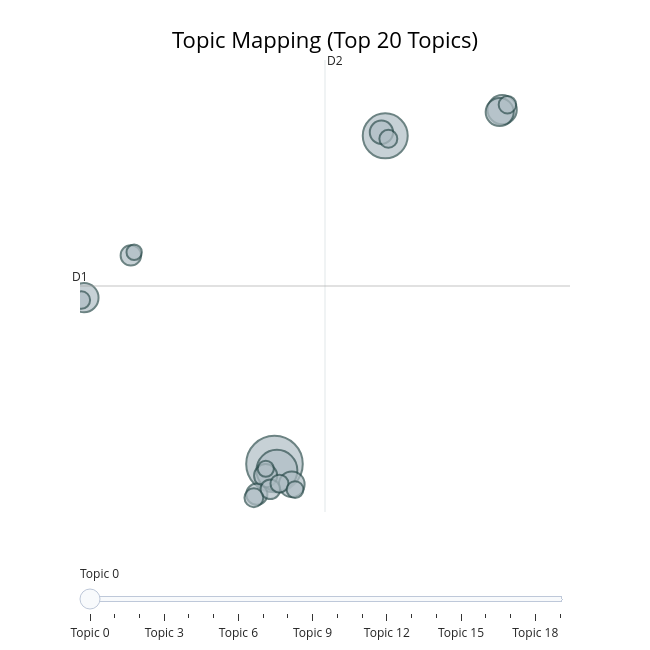

Write notebook code for a chart like this one.
### Markdown cell above
### 7.2 Topic maps and similarity

### Code cell
# Two-dimensional overview of the 20 most prevalent topics.
fig = topic_model.visualize_topics(
    custom_labels=True,
    title="Topic Mapping (Top 20 Topics)",
    top_n_topics=20,
)
fig

### Figure 1 — Plotly figure (JSON) as saved in the notebook; plotly's stock layout.template omitted (floating-point values rounded to 4 significant figures)
{"data": [{"customdata": [[0, "Software Architecture Decisions and Data Persistence", 407], [1, "Frontend architecture and UI component redesign", 257], [2, "Architectural Decision Records (ADR) Generation and Documentation", 213], [3, "Kubernetes ingress and resource management strategies", 109], [4, "Software Release Management and Branching Strategies", 108], [5, "Containerized CI/CD workflows and deployment processes", 100], [6, "API Design, Versioning, and Specification Management", 84], [7, "Software Testing Strategies and Database Handling", 69], [8, "Blockchain Evidence and Consensus Mechanisms", 68], [9, "Cosmos SDK Module Interactions and Encoding Strategies", 57], [10, "User Authentication and Authorization Mechanisms", 53], [11, "AWS S3-Based File Uploads and Access Control", 49], [12, "Elektra Plugin Architecture and Customization Strategies", 45], [13, "Python version support and migration strategies", 41], [14, "Advanced Search Architecture and Indexing Strategies", 41], [15, "Wikibase Architecture, Releases, Security, and Maintenance", 39], [16, "Secrets management and secure configuration storage", 39], [17, "Software Licensing and Data Storage in TOSCA-Based Systems", 36], [18, "Cassandra Mailbox Data Model and Consistency Challenges", 33], [19, "SAML-based Verify Service Provider Architecture and Testing", 30]], "hovertemplate": "<b>Topic %{customdata[0]}</b><br>%{customdata[1]}<br>Size: %{customdata[2]}", "legendgroup": "", "marker": {"color": "#B0BEC5", "line": {"color": "DarkSlateGrey", "width": 2}, "size": [407, 257, 213, 109, 108, 100, 84, 69, 68, 57, 53, 49, 45, 41, 41, 39, 39, 36, 33, 30], "sizemode": "area", "sizeref": 0.2544, "symbol": "circle"}, "mode": "markers", "name": "", "orientation": "v", "showlegend": false, "type": "scatter", "x": [8.832, 14.14, 8.949, 19.75, -0.3045, 19.63, 9.661, 13.96, 8.409, 7.984, 1.943, 8.634, 7.843, 14.29, 9.071, -0.4303, 20.0, 9.819, 8.416, 2.103], "xaxis": "x", "y": [-3.132, 13.67, -3.454, 15.01, 5.387, 14.89, -4.167, 13.86, -3.727, -4.676, 7.551, -4.424, -4.859, 13.52, -4.138, 5.262, 15.27, -4.44, -3.374, 7.712], "yaxis": "y"}], "layout": {"annotations": [{"showarrow": false, "text": "D1", "x": -0.4948, "y": 5.984, "yshift": 10}, {"showarrow": false, "text": "D2", "x": 11.26, "xshift": 10, "y": 17.56}], "height": 650, "hoverlabel": {"bgcolor": "white", "font": {"family": "Rockwell", "size": 16}}, "legend": {"itemsizing": "constant", "tracegroupgap": 0}, "margin": {"t": 60}, "shapes": [{"line": {"color": "#CFD8DC", "width": 2}, "type": "line", "x0": 11.26, "x1": 11.26, "y0": -5.588, "y1": 17.56}, {"line": {"color": "#9E9E9E", "width": 2}, "type": "line", "x0": -0.4948, "x1": 23.01, "y0": 5.984, "y1": 5.984}], "sliders": [{"active": 0, "pad": {"t": 50}, "steps": [{"args": [{"marker.color": [["red", "#B0BEC5", "#B0BEC5", "#B0BEC5", "#B0BEC5", "#B0BEC5", "#B0BEC5", "#B0BEC5", "#B0BEC5", "#B0BEC5", "#B0BEC5", "#B0BEC5", "#B0BEC5", "#B0BEC5", "#B0BEC5", "#B0BEC5", "#B0BEC5", "#B0BEC5", "#B0BEC5", "#B0BEC5"]]}], "label": "Topic 0", "method": "update"}, {"args": [{"marker.color": [["#B0BEC5", "red", "#B0BEC5", "#B0BEC5", "#B0BEC5", "#B0BEC5", "#B0BEC5", "#B0BEC5", "#B0BEC5", "#B0BEC5", "#B0BEC5", "#B0BEC5", "#B0BEC5", "#B0BEC5", "#B0BEC5", "#B0BEC5", "#B0BEC5", "#B0BEC5", "#B0BEC5", "#B0BEC5"]]}], "label": "Topic 1", "method": "update"}, {"args": [{"marker.color": [["#B0BEC5", "#B0BEC5", "red", "#B0BEC5", "#B0BEC5", "#B0BEC5", "#B0BEC5", "#B0BEC5", "#B0BEC5", "#B0BEC5", "#B0BEC5", "#B0BEC5", "#B0BEC5", "#B0BEC5", "#B0BEC5", "#B0BEC5", "#B0BEC5", "#B0BEC5", "#B0BEC5", "#B0BEC5"]]}], "label": "Topic 2", "method": "update"}, {"args": [{"marker.color": [["#B0BEC5", "#B0BEC5", "#B0BEC5", "red", "#B0BEC5", "#B0BEC5", "#B0BEC5", "#B0BEC5", "#B0BEC5", "#B0BEC5", "#B0BEC5", "#B0BEC5", "#B0BEC5", "#B0BEC5", "#B0BEC5", "#B0BEC5", "#B0BEC5", "#B0BEC5", "#B0BEC5", "#B0BEC5"]]}], "label": "Topic 3", "method": "update"}, {"args": [{"marker.color": [["#B0BEC5", "#B0BEC5", "#B0BEC5", "#B0BEC5", "red", "#B0BEC5", "#B0BEC5", "#B0BEC5", "#B0BEC5", "#B0BEC5", "#B0BEC5", "#B0BEC5", "#B0BEC5", "#B0BEC5", "#B0BEC5", "#B0BEC5", "#B0BEC5", "#B0BEC5", "#B0BEC5", "#B0BEC5"]]}], "label": "Topic 4", "method": "update"}, {"args": [{"marker.color": [["#B0BEC5", "#B0BEC5", "#B0BEC5", "#B0BEC5", "#B0BEC5", "red", "#B0BEC5", "#B0BEC5", "#B0BEC5", "#B0BEC5", "#B0BEC5", "#B0BEC5", "#B0BEC5", "#B0BEC5", "#B0BEC5", "#B0BEC5", "#B0BEC5", "#B0BEC5", "#B0BEC5", "#B0BEC5"]]}], "label": "Topic 5", "method": "update"}, {"args": [{"marker.color": [["#B0BEC5", "#B0BEC5", "#B0BEC5", "#B0BEC5", "#B0BEC5", "#B0BEC5", "red", "#B0BEC5", "#B0BEC5", "#B0BEC5", "#B0BEC5", "#B0BEC5", "#B0BEC5", "#B0BEC5", "#B0BEC5", "#B0BEC5", "#B0BEC5", "#B0BEC5", "#B0BEC5", "#B0BEC5"]]}], "label": "Topic 6", "method": "update"}, {"args": [{"marker.color": [["#B0BEC5", "#B0BEC5", "#B0BEC5", "#B0BEC5", "#B0BEC5", "#B0BEC5", "#B0BEC5", "red", "#B0BEC5", "#B0BEC5", "#B0BEC5", "#B0BEC5", "#B0BEC5", "#B0BEC5", "#B0BEC5", "#B0BEC5", "#B0BEC5", "#B0BEC5", "#B0BEC5", "#B0BEC5"]]}], "label": "Topic 7", "method": "update"}, {"args": [{"marker.color": [["#B0BEC5", "#B0BEC5", "#B0BEC5", "#B0BEC5", "#B0BEC5", "#B0BEC5", "#B0BEC5", "#B0BEC5", "red", "#B0BEC5", "#B0BEC5", "#B0BEC5", "#B0BEC5", "#B0BEC5", "#B0BEC5", "#B0BEC5", "#B0BEC5", "#B0BEC5", "#B0BEC5", "#B0BEC5"]]}], "label": "Topic 8", "method": "update"}, {"args": [{"marker.color": [["#B0BEC5", "#B0BEC5", "#B0BEC5", "#B0BEC5", "#B0BEC5", "#B0BEC5", "#B0BEC5", "#B0BEC5", "#B0BEC5", "red", "#B0BEC5", "#B0BEC5", "#B0BEC5", "#B0BEC5", "#B0BEC5", "#B0BEC5", "#B0BEC5", "#B0BEC5", "#B0BEC5", "#B0BEC5"]]}], "label": "Topic 9", "method": "update"}, {"args": [{"marker.color": [["#B0BEC5", "#B0BEC5", "#B0BEC5", "#B0BEC5", "#B0BEC5", "#B0BEC5", "#B0BEC5", "#B0BEC5", "#B0BEC5", "#B0BEC5", "red", "#B0BEC5", "#B0BEC5", "#B0BEC5", "#B0BEC5", "#B0BEC5", "#B0BEC5", "#B0BEC5", "#B0BEC5", "#B0BEC5"]]}], "label": "Topic 10", "method": "update"}, {"args": [{"marker.color": [["#B0BEC5", "#B0BEC5", "#B0BEC5", "#B0BEC5", "#B0BEC5", "#B0BEC5", "#B0BEC5", "#B0BEC5", "#B0BEC5", "#B0BEC5", "#B0BEC5", "red", "#B0BEC5", "#B0BEC5", "#B0BEC5", "#B0BEC5", "#B0BEC5", "#B0BEC5", "#B0BEC5", "#B0BEC5"]]}], "label": "Topic 11", "method": "update"}, {"args": [{"marker.color": [["#B0BEC5", "#B0BEC5", "#B0BEC5", "#B0BEC5", "#B0BEC5", "#B0BEC5", "#B0BEC5", "#B0BEC5", "#B0BEC5", "#B0BEC5", "#B0BEC5", "#B0BEC5", "red", "#B0BEC5", "#B0BEC5", "#B0BEC5", "#B0BEC5", "#B0BEC5", "#B0BEC5", "#B0BEC5"]]}], "label": "Topic 12", "method": "update"}, {"args": [{"marker.color": [["#B0BEC5", "#B0BEC5", "#B0BEC5", "#B0BEC5", "#B0BEC5", "#B0BEC5", "#B0BEC5", "#B0BEC5", "#B0BEC5", "#B0BEC5", "#B0BEC5", "#B0BEC5", "#B0BEC5", "red", "#B0BEC5", "#B0BEC5", "#B0BEC5", "#B0BEC5", "#B0BEC5", "#B0BEC5"]]}], "label": "Topic 13", "method": "update"}, {"args": [{"marker.color": [["#B0BEC5", "#B0BEC5", "#B0BEC5", "#B0BEC5", "#B0BEC5", "#B0BEC5", "#B0BEC5", "#B0BEC5", "#B0BEC5", "#B0BEC5", "#B0BEC5", "#B0BEC5", "#B0BEC5", "#B0BEC5", "red", "#B0BEC5", "#B0BEC5", "#B0BEC5", "#B0BEC5", "#B0BEC5"]]}], "label": "Topic 14", "method": "update"}, {"args": [{"marker.color": [["#B0BEC5", "#B0BEC5", "#B0BEC5", "#B0BEC5", "#B0BEC5", "#B0BEC5", "#B0BEC5", "#B0BEC5", "#B0BEC5", "#B0BEC5", "#B0BEC5", "#B0BEC5", "#B0BEC5", "#B0BEC5", "#B0BEC5", "red", "#B0BEC5", "#B0BEC5", "#B0BEC5", "#B0BEC5"]]}], "label": "Topic 15", "method": "update"}, {"args": [{"marker.color": [["#B0BEC5", "#B0BEC5", "#B0BEC5", "#B0BEC5", "#B0BEC5", "#B0BEC5", "#B0BEC5", "#B0BEC5", "#B0BEC5", "#B0BEC5", "#B0BEC5", "#B0BEC5", "#B0BEC5", "#B0BEC5", "#B0BEC5", "#B0BEC5", "red", "#B0BEC5", "#B0BEC5", "#B0BEC5"]]}], "label": "Topic 16", "method": "update"}, {"args": [{"marker.color": [["#B0BEC5", "#B0BEC5", "#B0BEC5", "#B0BEC5", "#B0BEC5", "#B0BEC5", "#B0BEC5", "#B0BEC5", "#B0BEC5", "#B0BEC5", "#B0BEC5", "#B0BEC5", "#B0BEC5", "#B0BEC5", "#B0BEC5", "#B0BEC5", "#B0BEC5", "red", "#B0BEC5", "#B0BEC5"]]}], "label": "Topic 17", "method": "update"}, {"args": [{"marker.color": [["#B0BEC5", "#B0BEC5", "#B0BEC5", "#B0BEC5", "#B0BEC5", "#B0BEC5", "#B0BEC5", "#B0BEC5", "#B0BEC5", "#B0BEC5", "#B0BEC5", "#B0BEC5", "#B0BEC5", "#B0BEC5", "#B0BEC5", "#B0BEC5", "#B0BEC5", "#B0BEC5", "red", "#B0BEC5"]]}], "label": "Topic 18", "method": "update"}, {"args": [{"marker.color": [["#B0BEC5", "#B0BEC5", "#B0BEC5", "#B0BEC5", "#B0BEC5", "#B0BEC5", "#B0BEC5", "#B0BEC5", "#B0BEC5", "#B0BEC5", "#B0BEC5", "#B0BEC5", "#B0BEC5", "#B0BEC5", "#B0BEC5", "#B0BEC5", "#B0BEC5", "#B0BEC5", "#B0BEC5", "red"]]}], "label": "Topic 19", "method": "update"}]}], "title": {"font": {"color": "Black", "size": 22}, "text": "Topic Mapping (Top 20 Topics)", "x": 0.5, "xanchor": "center", "y": 0.95, "yanchor": "top"}, "width": 650, "xaxis": {"anchor": "y", "domain": [0, 1], "range": [-0.4948, 23.01], "title": {"text": ""}, "visible": false}, "yaxis": {"anchor": "x", "domain": [0, 1], "range": [-5.588, 17.56], "title": {"text": ""}, "visible": false}}}
